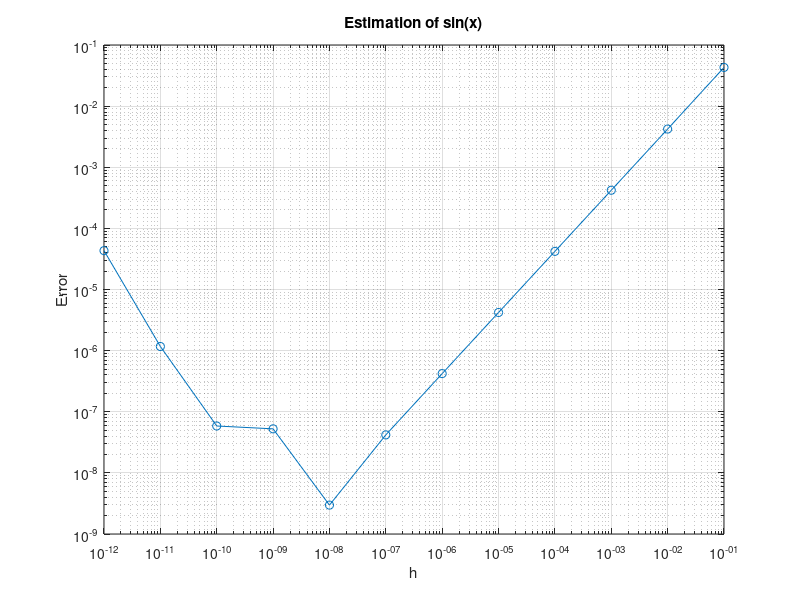

This chart was generated by the following MATLAB code:
clear; clc; close;
% How accurate is the numerical sin function.

format long

h = 10^-4;
x = 1;

% % Testing
% ddx_sinx = sin(x + h) - sin(x);
% ddx_sinx = ddx_sinx / h
% 
% cos_x = cos(x)
% error = ddx_sinx - cos_x


% Find best h
h_vals = 10.^ (-1:-1:-12);
error_vals = zeros(length(h_vals), 1);
for i = 1:length(h_vals)
    h = h_vals(i);
    ddx_sinx = sin(x + h) - sin(x);
    ddx_sinx = ddx_sinx / h;

    cos_x = cos(x);
    error = abs(ddx_sinx - cos_x);
    error_vals(i) = error;
end

% Plot Results
loglog(h_vals, error_vals, '-o')
xlabel("h")
ylabel("Error")
title("Estimation of sin(x)")
grid on
